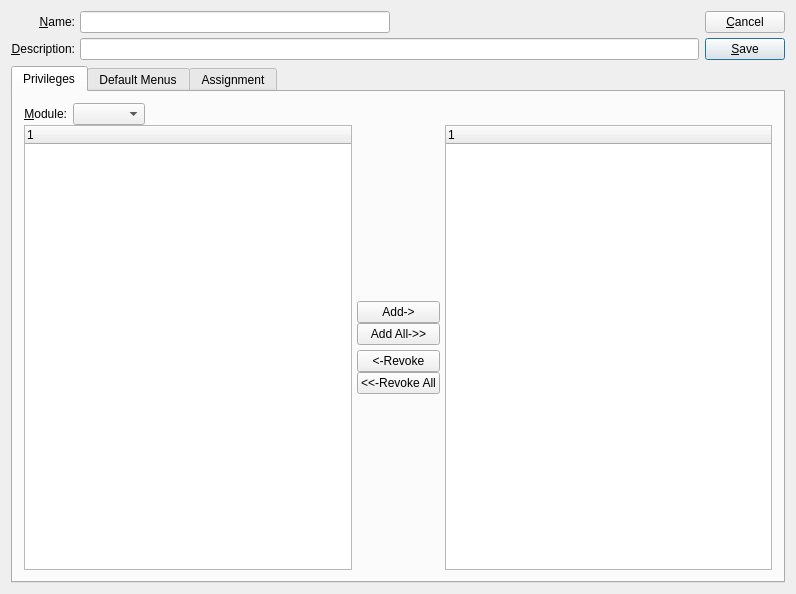
<?xml version="1.0" encoding="UTF-8"?>
<ui version="4.0">
 <comment>This file is part of the xTuple ERP: PostBooks Edition, a free and
open source Enterprise Resource Planning software suite,
Copyright (c) 1999-2018 by OpenMFG LLC, d/b/a xTuple.
It is licensed to you under the Common Public Attribution License
version 1.0, the full text of which (including xTuple-specific Exhibits)
is available at www.xtuple.com/CPAL.  By using this software, you agree
to be bound by its terms.</comment>
 <class>group</class>
 <widget class="QDialog" name="group">
  <property name="geometry">
   <rect>
    <x>0</x>
    <y>0</y>
    <width>796</width>
    <height>594</height>
   </rect>
  </property>
  <property name="windowTitle">
   <string>Role</string>
  </property>
  <layout class="QVBoxLayout">
   <item>
    <layout class="QHBoxLayout">
     <item>
      <layout class="QVBoxLayout">
       <property name="spacing">
        <number>0</number>
       </property>
       <property name="margin">
        <number>0</number>
       </property>
       <item>
        <layout class="QHBoxLayout">
         <property name="spacing">
          <number>5</number>
         </property>
         <property name="margin">
          <number>0</number>
         </property>
         <item>
          <layout class="QVBoxLayout">
           <property name="spacing">
            <number>5</number>
           </property>
           <property name="margin">
            <number>0</number>
           </property>
           <item>
            <widget class="QLabel" name="_nameLit">
             <property name="text">
              <string>&amp;Name:</string>
             </property>
             <property name="alignment">
              <set>Qt::AlignRight|Qt::AlignTrailing|Qt::AlignVCenter</set>
             </property>
             <property name="buddy">
              <cstring>_name</cstring>
             </property>
            </widget>
           </item>
           <item>
            <widget class="QLabel" name="_descriptionLit">
             <property name="text">
              <string>&amp;Description:</string>
             </property>
             <property name="alignment">
              <set>Qt::AlignRight|Qt::AlignTrailing|Qt::AlignVCenter</set>
             </property>
             <property name="buddy">
              <cstring>_description</cstring>
             </property>
            </widget>
           </item>
          </layout>
         </item>
         <item>
          <layout class="QVBoxLayout">
           <property name="spacing">
            <number>5</number>
           </property>
           <property name="margin">
            <number>0</number>
           </property>
           <item>
            <layout class="QHBoxLayout">
             <property name="spacing">
              <number>0</number>
             </property>
             <property name="margin">
              <number>0</number>
             </property>
             <item>
              <widget class="XLineEdit" name="_name"/>
             </item>
             <item>
              <spacer>
               <property name="orientation">
                <enum>Qt::Horizontal</enum>
               </property>
               <property name="sizeType">
                <enum>QSizePolicy::Expanding</enum>
               </property>
               <property name="sizeHint" stdset="0">
                <size>
                 <width>20</width>
                 <height>20</height>
                </size>
               </property>
              </spacer>
             </item>
            </layout>
           </item>
           <item>
            <widget class="XLineEdit" name="_description"/>
           </item>
          </layout>
         </item>
        </layout>
       </item>
      </layout>
     </item>
     <item>
      <layout class="QVBoxLayout">
       <property name="spacing">
        <number>0</number>
       </property>
       <property name="margin">
        <number>0</number>
       </property>
       <item>
        <layout class="QVBoxLayout">
         <property name="spacing">
          <number>5</number>
         </property>
         <property name="margin">
          <number>0</number>
         </property>
         <item>
          <widget class="QPushButton" name="_close">
           <property name="text">
            <string>&amp;Cancel</string>
           </property>
          </widget>
         </item>
         <item>
          <widget class="QPushButton" name="_save">
           <property name="text">
            <string>&amp;Save</string>
           </property>
           <property name="default">
            <bool>true</bool>
           </property>
          </widget>
         </item>
        </layout>
       </item>
      </layout>
     </item>
    </layout>
   </item>
   <item>
    <widget class="QTabWidget" name="_tab">
     <property name="currentIndex">
      <number>0</number>
     </property>
     <widget class="QWidget" name="privilegesTab">
      <attribute name="title">
       <string>Privileges</string>
      </attribute>
      <layout class="QVBoxLayout" name="verticalLayout">
       <item>
        <widget class="QFrame" name="frame">
         <property name="sizePolicy">
          <sizepolicy hsizetype="Preferred" vsizetype="Expanding">
           <horstretch>0</horstretch>
           <verstretch>1</verstretch>
          </sizepolicy>
         </property>
         <property name="frameShape">
          <enum>QFrame::NoFrame</enum>
         </property>
         <property name="frameShadow">
          <enum>QFrame::Plain</enum>
         </property>
         <layout class="QVBoxLayout">
          <property name="spacing">
           <number>0</number>
          </property>
          <property name="margin">
           <number>0</number>
          </property>
          <item>
           <layout class="QHBoxLayout">
            <property name="spacing">
             <number>6</number>
            </property>
            <property name="margin">
             <number>0</number>
            </property>
            <item>
             <widget class="QLabel" name="_moduleLit">
              <property name="text">
               <string>&amp;Module:</string>
              </property>
              <property name="alignment">
               <set>Qt::AlignRight|Qt::AlignTrailing|Qt::AlignVCenter</set>
              </property>
              <property name="buddy">
               <cstring>_module</cstring>
              </property>
             </widget>
            </item>
            <item>
             <widget class="XComboBox" name="_module"/>
            </item>
            <item>
             <spacer>
              <property name="orientation">
               <enum>Qt::Horizontal</enum>
              </property>
              <property name="sizeType">
               <enum>QSizePolicy::Expanding</enum>
              </property>
              <property name="sizeHint" stdset="0">
               <size>
                <width>20</width>
                <height>20</height>
               </size>
              </property>
             </spacer>
            </item>
           </layout>
          </item>
          <item>
           <layout class="QHBoxLayout">
            <property name="spacing">
             <number>5</number>
            </property>
            <property name="margin">
             <number>0</number>
            </property>
            <item>
             <widget class="XTreeWidget" name="_available"/>
            </item>
            <item>
             <layout class="QVBoxLayout">
              <property name="spacing">
               <number>5</number>
              </property>
              <property name="margin">
               <number>0</number>
              </property>
              <item>
               <spacer>
                <property name="orientation">
                 <enum>Qt::Vertical</enum>
                </property>
                <property name="sizeType">
                 <enum>QSizePolicy::Expanding</enum>
                </property>
                <property name="sizeHint" stdset="0">
                 <size>
                  <width>20</width>
                  <height>20</height>
                 </size>
                </property>
               </spacer>
              </item>
              <item>
               <layout class="QVBoxLayout">
                <property name="spacing">
                 <number>0</number>
                </property>
                <property name="margin">
                 <number>0</number>
                </property>
                <item>
                 <widget class="QPushButton" name="_add">
                  <property name="text">
                   <string>Add-&gt;</string>
                  </property>
                 </widget>
                </item>
                <item>
                 <widget class="QPushButton" name="_addAll">
                  <property name="text">
                   <string>Add All-&gt;&gt;</string>
                  </property>
                 </widget>
                </item>
               </layout>
              </item>
              <item>
               <layout class="QVBoxLayout">
                <property name="spacing">
                 <number>0</number>
                </property>
                <property name="margin">
                 <number>0</number>
                </property>
                <item>
                 <widget class="QPushButton" name="_revoke">
                  <property name="text">
                   <string>&lt;-Revoke</string>
                  </property>
                 </widget>
                </item>
                <item>
                 <widget class="QPushButton" name="_revokeAll">
                  <property name="text">
                   <string>&lt;&lt;-Revoke All</string>
                  </property>
                 </widget>
                </item>
               </layout>
              </item>
              <item>
               <spacer>
                <property name="orientation">
                 <enum>Qt::Vertical</enum>
                </property>
                <property name="sizeType">
                 <enum>QSizePolicy::Expanding</enum>
                </property>
                <property name="sizeHint" stdset="0">
                 <size>
                  <width>20</width>
                  <height>20</height>
                 </size>
                </property>
               </spacer>
              </item>
             </layout>
            </item>
            <item>
             <widget class="XTreeWidget" name="_granted"/>
            </item>
           </layout>
          </item>
         </layout>
        </widget>
       </item>
      </layout>
     </widget>
     <widget class="QWidget" name="menusTab">
      <attribute name="title">
       <string>Default Menus</string>
      </attribute>
        <layout class="QGridLayout">
         <item row="0" column="0">
          <layout class="QVBoxLayout">
           <property name="spacing">
            <number>0</number>
           </property>
           <item>
            <widget class="QCheckBox" name="_inventoryMenu">
             <property name="text">
              <string>Show Inventory Menu</string>
             </property>
            </widget>
           </item>
           <item>
            <layout class="QHBoxLayout">
             <property name="spacing">
              <number>5</number>
             </property>
             <item>
              <spacer>
               <property name="orientation">
                <enum>Qt::Horizontal</enum>
               </property>
               <property name="sizeType">
                <enum>QSizePolicy::Fixed</enum>
               </property>
               <property name="sizeHint" stdset="0">
                <size>
                 <width>20</width>
                 <height>20</height>
                </size>
               </property>
              </spacer>
             </item>
             <item>
              <widget class="QCheckBox" name="_inventoryToolbar">
               <property name="enabled">
                <bool>false</bool>
               </property>
               <property name="text">
                <string>Show Inventory Toolbar</string>
               </property>
              </widget>
             </item>
            </layout>
           </item>
          </layout>
         </item>
         <item row="0" column="1">
          <layout class="QVBoxLayout">
           <property name="spacing">
            <number>0</number>
           </property>
           <item>
            <widget class="QCheckBox" name="_manufactureMenu">
             <property name="text">
              <string>Show Manufacture Menu</string>
             </property>
            </widget>
           </item>
           <item>
            <layout class="QHBoxLayout">
             <property name="spacing">
              <number>5</number>
             </property>
             <item>
              <spacer>
               <property name="orientation">
                <enum>Qt::Horizontal</enum>
               </property>
               <property name="sizeType">
                <enum>QSizePolicy::Fixed</enum>
               </property>
               <property name="sizeHint" stdset="0">
                <size>
                 <width>20</width>
                 <height>20</height>
                </size>
               </property>
              </spacer>
             </item>
             <item>
              <widget class="QCheckBox" name="_manufactureToolbar">
               <property name="enabled">
                <bool>false</bool>
               </property>
               <property name="text">
                <string>Show Manufacture Toolbar</string>
               </property>
              </widget>
             </item>
            </layout>
           </item>
          </layout>
         </item>
         <item row="0" column="2" rowspan="5">
          <spacer>
           <property name="orientation">
            <enum>Qt::Horizontal</enum>
           </property>
           <property name="sizeType">
            <enum>QSizePolicy::Expanding</enum>
           </property>
           <property name="sizeHint" stdset="0">
            <size>
             <width>50</width>
             <height>20</height>
            </size>
           </property>
          </spacer>
         </item>
         <item row="1" column="0">
          <layout class="QVBoxLayout">
           <property name="spacing">
            <number>0</number>
           </property>
           <item>
            <widget class="QCheckBox" name="_productsMenu">
             <property name="text">
              <string>Show Products Menu</string>
             </property>
            </widget>
           </item>
           <item>
            <layout class="QHBoxLayout">
             <property name="spacing">
              <number>5</number>
             </property>
             <item>
              <spacer>
               <property name="orientation">
                <enum>Qt::Horizontal</enum>
               </property>
               <property name="sizeType">
                <enum>QSizePolicy::Fixed</enum>
               </property>
               <property name="sizeHint" stdset="0">
                <size>
                 <width>20</width>
                 <height>20</height>
                </size>
               </property>
              </spacer>
             </item>
             <item>
              <widget class="QCheckBox" name="_productsToolbar">
               <property name="enabled">
                <bool>false</bool>
               </property>   
               <property name="text">
                <string>Show Products Toolbar</string>
               </property>
              </widget>
             </item>
            </layout>
           </item>
          </layout>
         </item>
         <item row="1" column="1">
          <layout class="QVBoxLayout">
           <property name="spacing">
            <number>0</number>
           </property>
           <item>
            <widget class="QCheckBox" name="_crmMenu2">
             <property name="text">
              <string>Show CRM Menu</string>
             </property>
            </widget>
           </item>
           <item>
            <layout class="QHBoxLayout">
             <property name="spacing">
              <number>5</number>
             </property>
             <item>
              <spacer>
               <property name="orientation">
                <enum>Qt::Horizontal</enum>
               </property>
               <property name="sizeType">
                <enum>QSizePolicy::Fixed</enum>
               </property>
               <property name="sizeHint" stdset="0">
                <size>
                 <width>20</width>
                 <height>20</height>
                </size>
               </property>
              </spacer>
             </item>
             <item>
              <widget class="QCheckBox" name="_crmToolbar2">
               <property name="enabled">
                <bool>false</bool>
               </property>
               <property name="text">
                <string>Show CRM Toolbar</string>
               </property>
              </widget>
             </item>
            </layout>
           </item>
          </layout>
         </item>
         <item row="2" column="0">
          <layout class="QVBoxLayout">
           <property name="spacing">
            <number>0</number>
           </property>
           <item>
            <widget class="QCheckBox" name="_scheduleMenu">
             <property name="text">
              <string>Show Schedule Menu</string>
             </property>
            </widget>
           </item>
           <item>
            <layout class="QHBoxLayout">
             <property name="spacing">
              <number>5</number>
             </property>
             <item>
              <spacer>
               <property name="orientation">
                <enum>Qt::Horizontal</enum>
               </property>
               <property name="sizeType">
                <enum>QSizePolicy::Fixed</enum>
               </property>
               <property name="sizeHint" stdset="0">
                <size>
                 <width>20</width>
                 <height>0</height>
                </size>
               </property>
              </spacer>
             </item>
             <item>
              <widget class="QCheckBox" name="_scheduleToolbar">
               <property name="enabled">
                <bool>false</bool>
               </property>
               <property name="text">
                <string>Show Schedule Toolbar</string>
               </property>
              </widget>
             </item>
            </layout>
           </item>
          </layout>
         </item>
         <item row="2" column="1">
          <layout class="QVBoxLayout">
           <property name="spacing">
            <number>0</number>
           </property>
           <item>
            <widget class="QCheckBox" name="_salesMenu">
             <property name="text">
              <string>Show Sales Menu</string>
             </property>
            </widget>
           </item>
           <item>
            <layout class="QHBoxLayout">
             <property name="spacing">
              <number>5</number>
             </property>
             <item>
              <spacer>
               <property name="orientation">
                <enum>Qt::Horizontal</enum>
               </property>
               <property name="sizeType">
                <enum>QSizePolicy::Fixed</enum>
               </property>
               <property name="sizeHint" stdset="0">
                <size>
                 <width>20</width>
                 <height>20</height>
                </size>
               </property>
              </spacer>
             </item>
             <item>
              <widget class="QCheckBox" name="_salesToolbar">
               <property name="enabled">
                <bool>false</bool>
               </property>
               <property name="text">
                <string>Show Sales Toolbar</string>
               </property>
              </widget>   
             </item>   
            </layout>   
           </item>
          </layout>
         </item>
         <item row="3" column="0">
          <layout class="QVBoxLayout">
           <property name="spacing">
            <number>0</number>
           </property>
           <item>
            <widget class="QCheckBox" name="_purchaseMenu">
             <property name="text">
              <string>Show Purchase Menu</string>
             </property>
            </widget>
           </item>
           <item>
            <layout class="QHBoxLayout">
             <property name="spacing">
              <number>5</number>
             </property>
             <item>
              <spacer>
               <property name="orientation">
                <enum>Qt::Horizontal</enum>
               </property>
               <property name="sizeType">
                <enum>QSizePolicy::Fixed</enum>
               </property>
               <property name="sizeHint" stdset="0">
                <size>
                 <width>20</width>
                 <height>20</height>
                </size>
               </property>
              </spacer>
             </item>
             <item>
              <widget class="QCheckBox" name="_purchaseToolbar">
               <property name="enabled">
                <bool>false</bool>
               </property>
               <property name="text">
                <string>Show Purchase Toolbar</string>
               </property>
              </widget>
             </item>
            </layout>
           </item>
          </layout>
         </item>
         <item row="3" column="1">
          <layout class="QVBoxLayout">
           <property name="spacing">
            <number>0</number>
           </property>
           <item>
            <widget class="QCheckBox" name="_accountingMenu">
             <property name="text">
              <string>Show Accounting Menu</string>
             </property>
            </widget>
           </item>
           <item>
            <layout class="QHBoxLayout">
             <property name="spacing">
              <number>5</number>
             </property>
             <item>
              <spacer>
               <property name="orientation">
                <enum>Qt::Horizontal</enum>
               </property>
               <property name="sizeType">
                <enum>QSizePolicy::Fixed</enum>
               </property>
               <property name="sizeHint" stdset="0">
                <size>
                 <width>20</width>
                 <height>20</height>
                </size>
               </property>
              </spacer>
             </item>
             <item>
              <widget class="QCheckBox" name="_accountingToolbar">
               <property name="enabled">
                <bool>false</bool>
               </property>
               <property name="text">
                <string>Show Accounting Toolbar</string>
               </property>
              </widget>
             </item>
            </layout>
           </item>
          </layout>
         </item>
         <item row="4" column="0" colspan="2">
          <spacer>
           <property name="orientation">
            <enum>Qt::Vertical</enum>
           </property>
           <property name="sizeHint" stdset="0">
            <size>
             <width>381</width>
             <height>0</height>
            </size>
           </property>
          </spacer>
         </item>
        </layout>
    </widget>
    <widget class="QWidget" name="assignmentTab">
      <attribute name="title">
       <string>Assignment</string>
      </attribute>
      <layout class="QVBoxLayout" name="verticalLayout_2">
       <item>
        <widget class="XLabel" name="_usersLit">
         <property name="text">
          <string>Users Assigned:</string>
         </property>
        </widget>
       </item>
       <item>
        <widget class="XTreeWidget" name="_assigned"/>
       </item>
      </layout>
     </widget>
    </widget>
   </item>
  </layout>
 </widget>
 <layoutdefault spacing="6" margin="11"/>
 <customwidgets>
  <customwidget>
   <class>XComboBox</class>
   <extends>QComboBox</extends>
   <header>xcombobox.h</header>
  </customwidget>
  <customwidget>
   <class>XLabel</class>
   <extends>QLabel</extends>
   <header>xlabel.h</header>
  </customwidget>
  <customwidget>
   <class>XLineEdit</class>
   <extends>QLineEdit</extends>
   <header>xlineedit.h</header>
   <container>1</container>
  </customwidget>
  <customwidget>
   <class>XTreeWidget</class>
   <extends>QTreeWidget</extends>
   <header>xtreewidget.h</header>
   <container>1</container>
  </customwidget>
 </customwidgets>
 <tabstops>
  <tabstop>_name</tabstop>
  <tabstop>_description</tabstop>
  <tabstop>_module</tabstop>
  <tabstop>_available</tabstop>
  <tabstop>_add</tabstop>
  <tabstop>_addAll</tabstop>
  <tabstop>_revoke</tabstop>
  <tabstop>_revokeAll</tabstop>
  <tabstop>_granted</tabstop>
  <tabstop>_save</tabstop>
  <tabstop>_close</tabstop>
 </tabstops>
 <resources/>
 <connections>
  <connection>
   <sender>_close</sender>
   <signal>clicked()</signal>
   <receiver>group</receiver>
   <slot>reject()</slot>
   <hints>
    <hint type="sourcelabel">
     <x>424</x>
     <y>32</y>
    </hint>
    <hint type="destinationlabel">
     <x>20</x>
     <y>20</y>
    </hint>
   </hints>
  </connection>
  <connection>
   <sender>_productsMenu</sender>
   <signal>toggled(bool)</signal>
   <receiver>_productsToolbar</receiver>
   <slot>setEnabled(bool)</slot>
   <hints>
    <hint type="sourcelabel">
     <x>114</x>
     <y>219</y>
    </hint>
    <hint type="destinationlabel">
     <x>121</x>
     <y>241</y>
    </hint>
   </hints>
  </connection>
  <connection>
   <sender>_inventoryMenu</sender>
   <signal>toggled(bool)</signal>
   <receiver>_inventoryToolbar</receiver>
   <slot>setEnabled(bool)</slot>
   <hints>
    <hint type="sourcelabel">
     <x>114</x>
     <y>167</y>
    </hint>
    <hint type="destinationlabel">
     <x>116</x>
     <y>189</y>
    </hint>
   </hints>
  </connection>
  <connection>
   <sender>_scheduleMenu</sender>
   <signal>toggled(bool)</signal>
   <receiver>_scheduleToolbar</receiver>
   <slot>setEnabled(bool)</slot>
   <hints>
    <hint type="sourcelabel">
     <x>304</x>
     <y>167</y>
    </hint>
    <hint type="destinationlabel">
     <x>307</x>
     <y>189</y>
    </hint>
   </hints>
  </connection>
  <connection>
   <sender>_manufactureMenu</sender>
   <signal>toggled(bool)</signal>
   <receiver>_manufactureToolbar</receiver>
   <slot>setEnabled(bool)</slot>
   <hints>
    <hint type="sourcelabel">
     <x>494</x>
     <y>167</y>
    </hint>
    <hint type="destinationlabel">
     <x>496</x>
     <y>189</y>
    </hint>
   </hints>
  </connection>
  <connection>
   <sender>_purchaseMenu</sender>
   <signal>toggled(bool)</signal>
   <receiver>_purchaseToolbar</receiver>
   <slot>setEnabled(bool)</slot>
   <hints>
    <hint type="sourcelabel">
     <x>304</x>
     <y>219</y>
    </hint>
    <hint type="destinationlabel">
     <x>306</x>
     <y>241</y>
    </hint>
   </hints>
  </connection>
  <connection>
   <sender>_crmMenu2</sender>
   <signal>toggled(bool)</signal>
   <receiver>_crmToolbar2</receiver>
   <slot>setEnabled(bool)</slot>
   <hints>
    <hint type="sourcelabel">
     <x>494</x>
     <y>219</y>
    </hint>
    <hint type="destinationlabel">
     <x>511</x>
     <y>241</y>
    </hint>
   </hints>
  </connection>
  <connection>
   <sender>_salesMenu</sender>
   <signal>toggled(bool)</signal>
   <receiver>_salesToolbar</receiver>
   <slot>setEnabled(bool)</slot>
   <hints>
    <hint type="sourcelabel">
     <x>684</x>
     <y>167</y>
    </hint>
    <hint type="destinationlabel">
     <x>699</x>
     <y>189</y>
    </hint>
   </hints>
  </connection>
  <connection>
   <sender>_accountingMenu</sender>
   <signal>toggled(bool)</signal>
   <receiver>_accountingToolbar</receiver>
   <slot>setEnabled(bool)</slot>
   <hints>
    <hint type="sourcelabel">
     <x>684</x>
     <y>219</y>
    </hint>
    <hint type="destinationlabel">
     <x>686</x>
     <y>241</y>
    </hint>
   </hints>
  </connection>
 </connections>
</ui>
